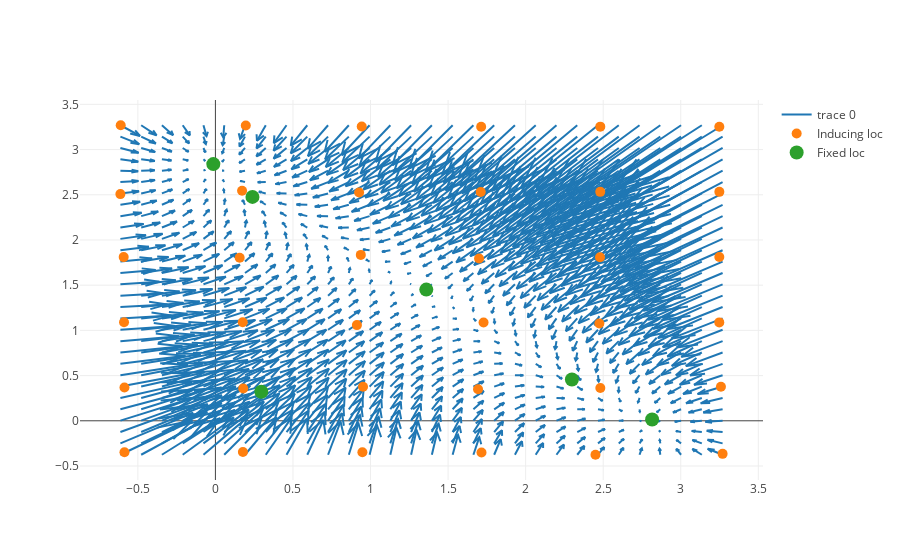

The cell this chart's notebook holds for it:
### Code cell
machens_callback_plot(cur_pvec)

### Figure 1 — Plotly figure (JSON) as saved in the notebook; plotly's stock layout.template omitted (floating-point values rounded to 4 significant figures; data arrays with more than 128 entries replaced by an {"elided": "..."} marker saying what was removed)
{"data": [{"mode": "lines", "type": "scatter", "x": {"elided": "6300 float values"}, "y": {"elided": "6300 float values"}}, {"marker": {"size": 10}, "mode": "markers", "name": "Inducing loc", "type": "scatter", "x": [-0.5862, 0.1773, 0.9476, 1.715, 2.45, 3.27, -0.5864, 0.1793, 0.9516, 1.693, 2.481, 3.259, -0.589, 0.1761, 0.9122, 1.729, 2.475, 3.248, -0.5914, 0.1564, 0.9373, 1.7, 2.479, 3.248, -0.6125, 0.1719, 0.9264, 1.71, 2.481, 3.249, -0.6105, 0.1958, 0.9432, 1.713, 2.481, 3.249], "y": [-0.3484, -0.3457, -0.3489, -0.3512, -0.3757, -0.3656, 0.368, 0.3574, 0.3758, 0.3482, 0.3629, 0.3763, 1.089, 1.09, 1.058, 1.088, 1.077, 1.088, 1.811, 1.803, 1.835, 1.795, 1.808, 1.811, 2.507, 2.545, 2.526, 2.53, 2.532, 2.532, 3.269, 3.267, 3.255, 3.253, 3.253, 3.253]}, {"marker": {"size": 14}, "mode": "markers", "name": "Fixed loc", "type": "scatter", "x": [0.2959, 2.815, 1.359, 2.298, -0.01349, 0.2389], "y": [0.3211, 0.01415, 1.451, 0.4562, 2.839, 2.476]}], "layout": {"hovermode": "closest"}}
